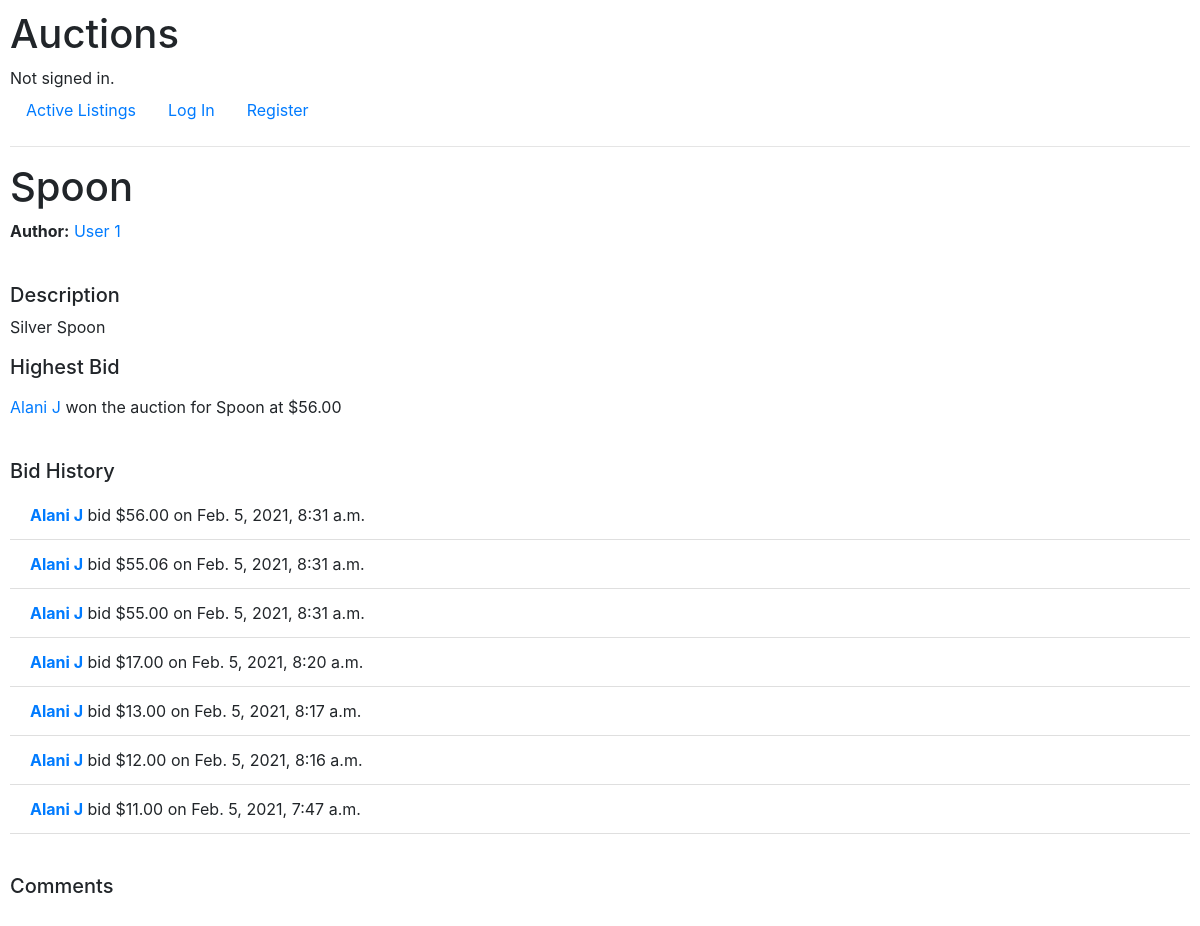
/listing/4, run on the app's committed database.
### auctions/models.py (models this page shows, shortened)
class Listing(models.Model):
    author = models.ForeignKey(User, on_delete=models.CASCADE)
    title = models.CharField('Listing Title', max_length=64, null=False, default="")
    description = models.TextField('Listing Description', null=False, default="")
    date_posted = models.DateTimeField('Date Posted', default=timezone.now(), null=False)
    is_open = models.BooleanField('Open',default=True, null=False)
    min_bid = models.DecimalField('Minimum Bid', default=0.00, max_digits=9, decimal_places=2,validators=[MinValueValidator(Decimal('0.00'))])
    category = models.ForeignKey('Category', null=False, default=1, on_delete=models.PROTECT)
    def highest_bid(self):
        bids = self.bids.all()
        if len(bids) != 0:
            return bids.order_by('-amount')[0]
        else:
            return None
    def get_comments(self):
        return self.comments.all()

class User(AbstractUser):
    email = models.EmailField('email address', null=True, unique=True)
    date_joined = models.DateTimeField('date joined', default=timezone.now())
    is_admin = models.BooleanField(default=False)
    REQUIRED_FIELDS = ['email']
    objects = UserManager()

class UserProfile(models.Model):
    user = models.OneToOneField(User, on_delete=models.CASCADE, null=False, primary_key=True, related_name='profile')
    first_name = models.CharField('first name', unique=False, max_length = 64, null=False)
    last_name = models.CharField('last name', unique=False, max_length=64, null=False)
    watchlist = models.ManyToManyField(Listing)

class Bid(models.Model):
    listing = models.ManyToManyField(Listing, related_name='bids')
    bidder = models.ForeignKey(User, on_delete=models.CASCADE,related_name='bids')
    amount = models.DecimalField('Bid Amount', max_digits=9, decimal_places=2,validators=[MinValueValidator(Decimal('0.00'))])
    date_bid = models.DateTimeField('Date Bid', default=timezone.now(), null=False)

### auctions/views.py (the view, shortened to what this page needs)
# urls.py: path("listing/<int:id>", views.listing, name="listing"),
def listing(request, id):
    listing = Listing.objects.get(id=id)
    comment_form = None
    if listing.is_open == True:
        comment_form = CreateCommentForm(initial={'listing':listing, 'author':request.user})
    return render_listing(request, id, CreateBidForm(initial={'listing':listing, 'bidder':request.user}), comment_form)

### auctions/views.py (called while the page is built)
def render_listing(request, id, bid_form, comment_form):
    listing = Listing.objects.get(id=id)
    bids = listing.bids.all()
    highest_bid = listing.highest_bid() # can be None
    user_watchlist = None
    if request.user.is_authenticated:
            user_watchlist = request.user.profile.watchlist.all()
    return render(request,"auctions/listing.html", {
        "listing":listing,
        "title": listing.title,
        "author": listing.author,
        "user": request.user,
        "last_bid": highest_bid,
        "bid_form": bid_form,
        "bids": bids,
        "comment_form": comment_form,
        "comments":listing.get_comments(),
        "user_watchlist":user_watchlist
    })

### auctions/templates/auctions/listing.html (shortened to what this page needs)
{% extends "auctions/layout.html" %}
{% block body %}
    <h1> {{title}} </h1>
    <b>Author:</b> <a href={% url 'profile' username=listing.author.username %} >{{listing.author.profile.first_name}} {{listing.author.profile.last_name}}</a>
    <h5 style="margin-top: 40px">Description</h5>
    <p>
        {{listing.description}}
    </p>
    <p>
    <h5> Highest Bid </h5>
    </p>
    {% if listing.is_open == True %}
        {% if user.is_authenticated %}
            <form action={% url 'listing' id=listing.id %} method="post">
                {% csrf_token %}
                {{ form.non_field_errors }}
                {% if user == author %}
                    <input class="btn btn-danger" type="submit" value="Close Listing" name="button">
                {% else %}
                    {{ bid_form.as_p }}
                    <input class="btn btn-danger" type="submit" value="Bid" name="button">
                {% endif %}
            </form>
        {% else %}
            <a class="nav-link" href="/login?next={{request.path}}">Log in to bid or add items to your watchlist.</a>
        {% endif %}
    {% else %}
        {% if last_bid is None %}
            Listing Closed Before Bid was placed
        {% else %}
            {% if user.is_authenticated and user == last_bid.bidder %}
                You won the auction for {{listing.title}} at ${{last_bid.amount}}
            {% else %}
                <a href={% url 'profile' username=last_bid.bidder.username %} >{{last_bid.bidder.profile.first_name}} {{last_bid.bidder.profile.last_name}}</a> won the auction for {{listing.title}} at ${{last_bid.amount}}
            {% endif %}
        {% endif %}
    {% endif %}
<p>
    <h5 style="margin-top: 40px">Bid History</h5>
    <ul class="list-group list-group-flush">
        {% for bid in bids reversed %}
            <li class="list-group-item"><a href={% url 'profile' username=bid.bidder.username %} ><b>{{bid.bidder.profile.first_name}} {{bid.bidder.profile.last_name}}</b></a> bid ${{bid.amount}} on {{bid.date_bid}}</li>
        {% endfor %}
    </ul>
</p>
<p>
    <h5 style="margin-top: 40px">Comments</h5>
</p>
{% endblock %}

### auctions/static/auctions/styles.css (style rules this page uses)
body { padding: 10px; }

### data on the page
Listing: title "Spoon", author.profile.first_name "User", author.profile.last_name "1", description "Silver Spoon"
Bid: bidder.profile.first_name "Alani", bidder.profile.last_name "J", amount "56.00", date_bid "Feb. 5, 2021, 8:31 a.m."
Bid: bidder.profile.first_name "Alani", bidder.profile.last_name "J", amount "55.06", date_bid "Feb. 5, 2021, 8:31 a.m."
Bid: bidder.profile.first_name "Alani", bidder.profile.last_name "J", amount "55.00", date_bid "Feb. 5, 2021, 8:31 a.m."
Bid: bidder.profile.first_name "Alani", bidder.profile.last_name "J", amount "17.00", date_bid "Feb. 5, 2021, 8:20 a.m."
Bid: bidder.profile.first_name "Alani", bidder.profile.last_name "J", amount "13.00", date_bid "Feb. 5, 2021, 8:17 a.m."
Bid: bidder.profile.first_name "Alani", bidder.profile.last_name "J", amount "12.00", date_bid "Feb. 5, 2021, 8:16 a.m."
Bid: bidder.profile.first_name "Alani", bidder.profile.last_name "J", amount "11.00", date_bid "Feb. 5, 2021, 7:47 a.m."
